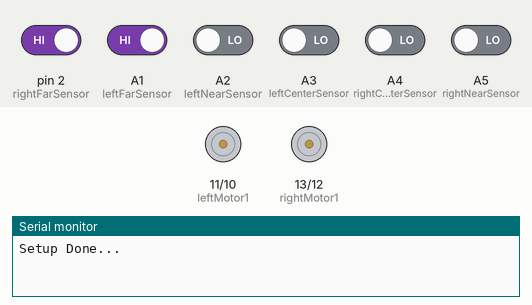
Recording of a sketch running on a simulated Arduino Uno, built with avr-gcc and run on an emulated ATmega328P. On the bench: motor-driver pin pairs drawn as motors (green arrow = first pin HIGH = forward, orange = second pin HIGH = backward, longer = more drive, scaled by the enable pin), the last lines printed to the serial monitor. The inputs (shaded band) are chosen by the test bench; at power-on: A1 (leftFarSensor), pin 2 (rightFarSensor) HIGH, A2 (leftNearSensor), A3 (leftCenterSensor), A4 (rightCenterSensor), A5 (rightNearSensor) LOW.

Above: at 1.2 s.
1.3 s: A1 (leftFarSensor) driven LOW
4.3 s: pin 2 (rightFarSensor) driven LOW
At 5.04 s:
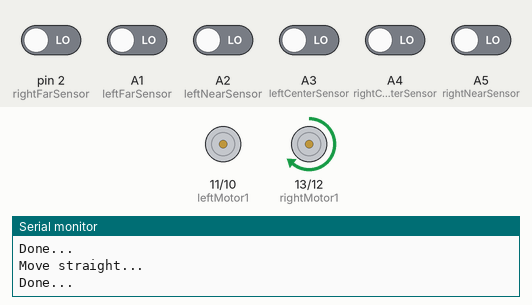
7.3 s: A3 (leftCenterSensor) driven HIGH
At 8.9 s:
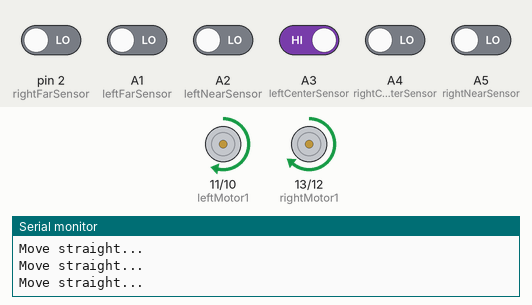
10.3 s: A3 (leftCenterSensor) driven LOW
At 10.69 s:
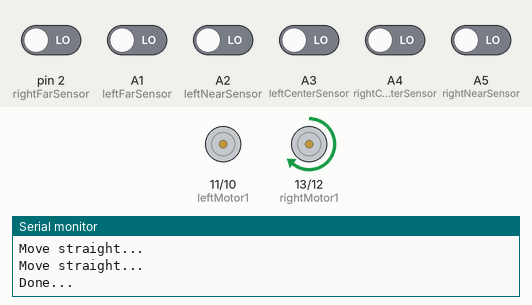
13.3 s: pin 2 (rightFarSensor) driven HIGH
At 13.7 s:
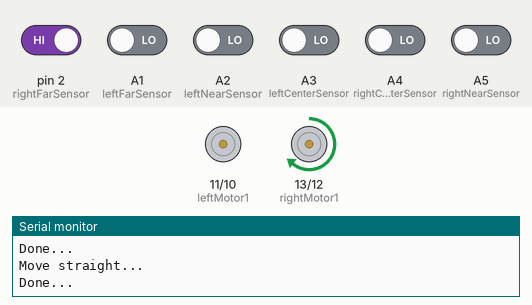
16.3 s: A1 (leftFarSensor) driven HIGH
At 17.4 s:
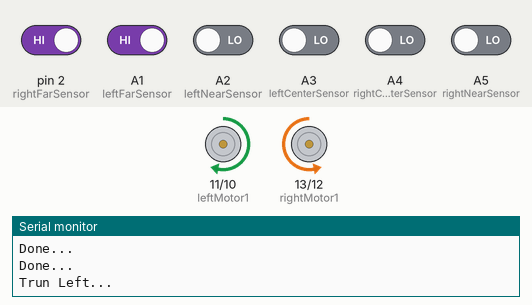
Timing chart, 0 to 18.8 s (numbered marks = the images above; inputs shaded):
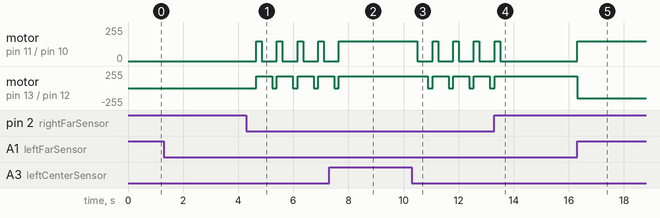

Measured:
- after the input at 4.3 s, motor on pin 11 (leftMotor1) / pin 10 (leftMotor2): alternates forward 150/255 for 0.20 s and stopped for 0.55 s, starting after 0.35 s; motor on pin 13 (rightMotor1) / pin 12 (rightMotor2): alternates forward 180/255 for 0.58 s and stopped for 0.17 s, starting after 0.35 s
- after the input at 7.3 s, motor on pin 11 (leftMotor1) / pin 10 (leftMotor2): goes on until 7.7 s, then stays forward 150/255; motor on pin 13 (rightMotor1) / pin 12 (rightMotor2): goes on until 7.7 s, then stays forward 180/255
- after the input at 10.3 s, motor on pin 11 (leftMotor1) / pin 10 (leftMotor2): alternates forward 150/255 for 0.20 s and stopped for 0.55 s, starting after 0.20 s; motor on pin 13 (rightMotor1) / pin 12 (rightMotor2): alternates forward 180/255 for 0.58 s and stopped for 0.17 s, starting after 0.58 s
- after the input at 13.3 s, motor on pin 11 (leftMotor1) / pin 10 (leftMotor2): goes on until 13.5 s, then stays stopped; motor on pin 13 (rightMotor1) / pin 12 (rightMotor2): goes on until 13.3 s, then stays forward 180/255
- after the input at 16.3 s, motor on pin 11 (leftMotor1) / pin 10 (leftMotor2): stopped → forward 150/255 at once; motor on pin 13 (rightMotor1) / pin 12 (rightMotor2): forward 180/255 → backward 150/255 at once

The sketch:

4._Maze_follower.ino
```cpp
// IR Sensor
#define leftCenterSensor   A3
#define leftNearSensor     A2
#define leftFarSensor      A1
#define rightCenterSensor  A4
#define rightNearSensor    A5
#define rightFarSensor     2

// IR Sensor readings
int leftCenterReading;
int leftNearReading;
int leftFarReading;
int rightCenterReading;
int rightNearReading;
int rightFarReading;

#define BLACK_LINE 0
#define WHITE_LINE 1

int leftNudge;
int replaystage;
int rightNudge;

// Enable Pins
#define enl 5   // LEFT
#define enr 6  // RIGHT

// speed of motor
#define spd 150

#define leapTime 200

// Motors
#define leftMotor1  11
#define leftMotor2  10
#define rightMotor1 13
#define rightMotor2 12

//for storing path details
char path[30] = {};
int pathLength;
int readLength;

void setup() {
  Serial.println("Setup");

  pinMode(leftCenterSensor, INPUT);
  pinMode(leftNearSensor, INPUT);
  pinMode(leftFarSensor, INPUT);
  pinMode(rightCenterSensor, INPUT);
  pinMode(leftNearSensor, INPUT);
  pinMode(leftFarSensor, INPUT);

  pinMode(leftMotor1, OUTPUT);
  pinMode(leftMotor2, OUTPUT);
  pinMode(rightMotor1, OUTPUT);
  pinMode(rightMotor2, OUTPUT);

  pinMode(enl, OUTPUT);
  pinMode(enr, OUTPUT);

  Serial.begin(9600);
  Serial.println("Setup Done...");
}

void loop(){
  readSensors();
  //if only the middle two sensors can see the black line
  if(leftFarReading==BLACK_LINE && rightFarReading==BLACK_LINE && (leftCenterReading==WHITE_LINE || rightCenterReading==WHITE_LINE))
  {
    straight();
  }
  //otherwise goes to the leftHandWall method
  else
  {
    leftHandWall();
  }
}

void readSensors()  //accepts input from sensors
{
  leftCenterReading  = digitalRead(leftCenterSensor);
  leftNearReading    = digitalRead(leftNearSensor);
  leftFarReading     = digitalRead(leftFarSensor);
  rightCenterReading = digitalRead(rightCenterSensor);
  rightNearReading   = digitalRead(rightNearSensor);
  rightFarReading    = digitalRead(rightFarSensor);
}


void leftHandWall(){
  if( leftFarReading==BLACK_LINE && rightFarReading==BLACK_LINE)  //indicates either 3way intersection or end of maze
  {
    digitalWrite(leftMotor1, HIGH);
    digitalWrite(leftMotor2, LOW);
    digitalWrite(rightMotor1, HIGH);
    digitalWrite(rightMotor2, LOW);
    delay(leapTime);
    readSensors();

    if(leftFarReading==BLACK_LINE || rightFarReading==BLACK_LINE) //if it moves forward and still sees all black, maze is done
    {
        done();
    }
    if(leftFarReading==WHITE_LINE && rightFarReading==WHITE_LINE) //otherwise it turns left
    {
        turnLeft();
    }
  }

  if(leftFarReading==BLACK_LINE)  //indicates that a left turn is possible
  {
    digitalWrite(leftMotor1, HIGH);
    digitalWrite(leftMotor2, LOW);
    digitalWrite(rightMotor1, HIGH);
    digitalWrite(rightMotor2, LOW);
    delay(leapTime);
    readSensors();
    if(leftFarReading==WHITE_LINE && rightFarReading==WHITE_LINE) //checks to make sure maze isn't done
    {
      turnLeft();
    }
    else
    {
      done();
    }
  }

  if(rightFarReading==BLACK_LINE) //indicates a right turn is possible
  {
    digitalWrite(leftMotor1, HIGH);
    digitalWrite(leftMotor2, LOW);
    digitalWrite(rightMotor1, HIGH);
    digitalWrite(rightMotor2, LOW);
    delay(10);  //CHANGED FROM 30 to 10
    readSensors();

    if(leftFarReading==BLACK_LINE)  //left turn is also possible
    {
      delay(leapTime-30);
      readSensors();

      if(rightFarReading==BLACK_LINE && leftFarReading==BLACK_LINE)//end of maze
      {
        done();
      }
      else  //make the left turn
      {
      turnLeft();
      return;
      }
    }
    delay(leapTime-30);
    readSensors();
    if(leftFarReading==WHITE_LINE && leftCenterReading==WHITE_LINE && rightCenterReading==WHITE_LINE && rightFarReading==WHITE_LINE)
    {
      turnRight();
      return;
    }
    path[pathLength] = 'S';
    pathLength++;
    if(path[pathLength-2] == 'B')
    {
      shortestPath();
    }
    straight();
  }
  readSensors();
  if(leftFarReading==WHITE_LINE && leftCenterReading==WHITE_LINE && rightCenterReading==WHITE_LINE
    && rightFarReading==WHITE_LINE && leftNearReading==WHITE_LINE && rightNearReading==WHITE_LINE)
  {
    turnAround();
  }
}

void shortestPath()
{
  int shortDone = 0;
  if(path[pathLength-3] == 'L' && path[pathLength - 1] == 'R')
  {
    pathLength -= 3;
    path[pathLength] = 'B';
    shortDone = 1;
  }
  if(path[pathLength-3] == 'L' && path[pathLength - 1] == 'S' && shortDone == 0)
  {
    pathLength -= 3;
    path[pathLength] = 'R';
    shortDone = 1;
  }
  if(path[pathLength-3] == 'R' && path[pathLength - 1] == 'L' && shortDone == 0)
  {
    pathLength-=3;
    path[pathLength] = 'B';
    shortDone=1;
  }
  if(path[pathLength-3] == 'S' && path[pathLength - 1] == 'L' && shortDone == 0)
  {
    pathLength -= 3;
    path[pathLength] = 'R';
    shortDone = 1;
  }
  if(path[pathLength-3] == 'S' && path[pathLength - 1] =='S' && shortDone == 0)
  {
    pathLength-=3;
    path[pathLength] = 'B';
    shortDone=1;
  }
  if(path[pathLength-3] == 'L' && path[pathLength - 1] =='L' && shortDone == 0)
  {
    pathLength -= 3;
    path[pathLength] = 'S';
    shortDone = 1;
  }
  path[pathLength+1] = 'D';
  path[pathLength+2] = 'D';
  pathLength++;
}

void straight() {
  Serial.println("Move straight...");
  digitalWrite(leftMotor1, HIGH);
  digitalWrite(leftMotor2, LOW);
  analogWrite(enl, spd);
  digitalWrite(rightMotor1, HIGH);
  digitalWrite(rightMotor2, LOW);
  analogWrite(enr, 180);
}

void turnLeft() {
  Serial.println("Trun Left...");
  digitalWrite(leftMotor1, HIGH);
  digitalWrite(leftMotor2, LOW);
  analogWrite(enl, spd);
  digitalWrite(rightMotor1, LOW);
  digitalWrite(rightMotor2, HIGH);
  analogWrite(enr, spd);
}

void turnRight() {
  Serial.println("Trun Right...");
  digitalWrite(leftMotor1, LOW);
  digitalWrite(leftMotor2, HIGH);
  analogWrite(enl, spd);
  digitalWrite(rightMotor1, HIGH);
  digitalWrite(rightMotor2, LOW);
  analogWrite(enr, spd);
}

void turnAround() {
  Serial.println("Trun Around...");
  turnLeft();
  turnLeft();
}

void done() {
  Serial.println("Done...");
  digitalWrite(leftMotor1, LOW);
  digitalWrite(leftMotor2, LOW);
  analogWrite(enl, 0);
  digitalWrite(rightMotor1, LOW);
  digitalWrite(rightMotor2, LOW);
  analogWrite(enl, 0);
}
```
